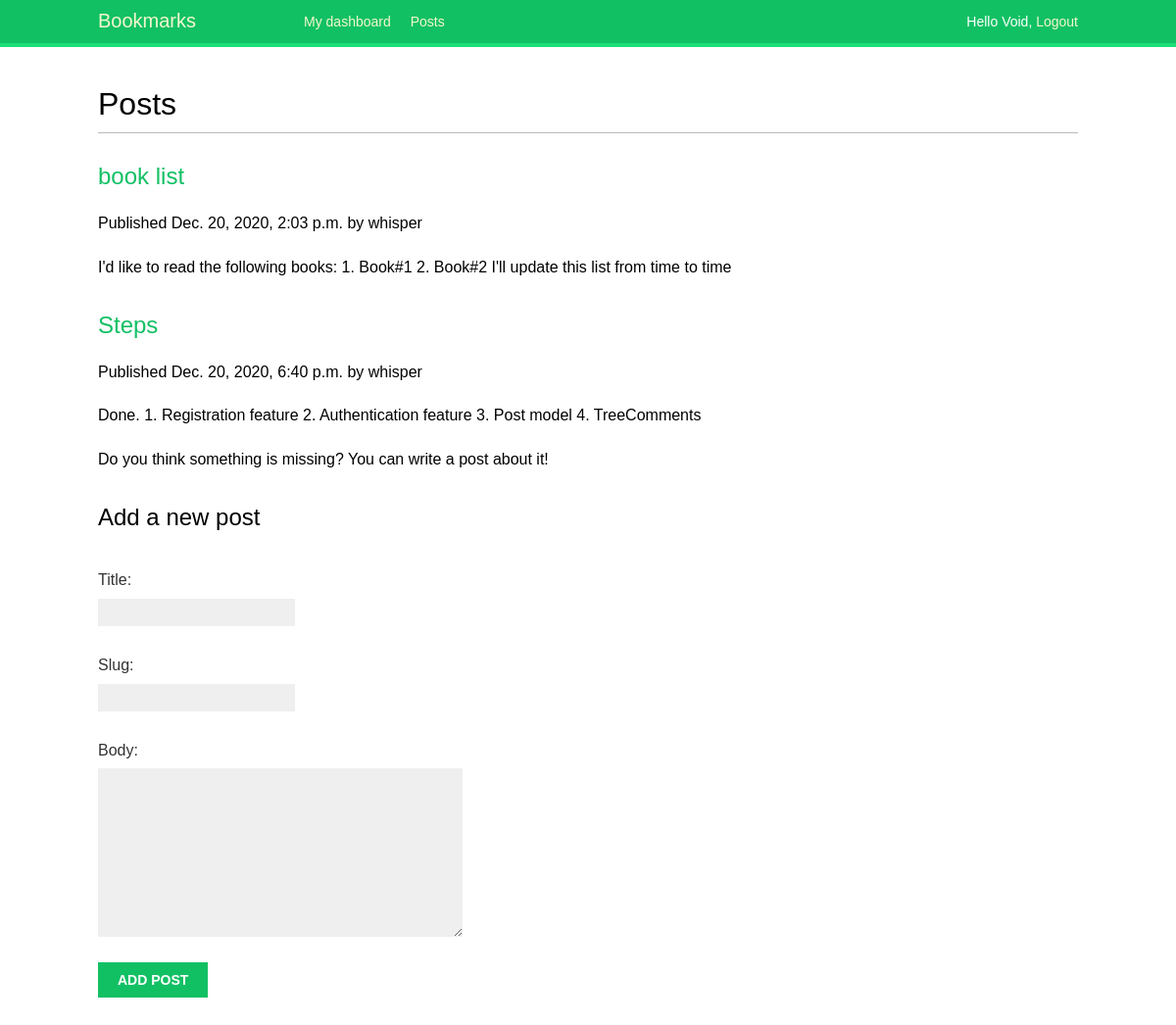
Page /account/posts/ (signed in) on the committed database.
### account/models.py (models this page shows)
class Post(models.Model):
    STATUS_CHOICES = (
        ('draft', 'Draft'),
        ('published', 'Published'),
    )
    title = models.CharField(max_length=250)
    slug = models.SlugField(max_length=250,
                            unique_for_date='publish')
    author = models.ForeignKey(User,    #model of the Django authentication system
                               on_delete=models.CASCADE,
                               related_name='bookmark_posts')
    body = models.TextField()
    publish = models.DateTimeField(default=timezone.now)
    created = models.DateTimeField(auto_now_add=True)
    updated = models.DateTimeField(auto_now=True)
    status = models.CharField(max_length=10,
                              choices=STATUS_CHOICES,
                              default='draft')
    objects = models.Manager() # The default manager.
    published = PublishedManager() # Our custom manager.

### account/views.py (the view)
# urls.py: path('posts/', views.post_list, name='post_list'),
@login_required
def post_list(request):
    posts = Post.published.all()
    new_post = None
    if request.method == 'POST':
        post_form = PostForm(data=request.POST)
        if post_form.is_valid():
            new_post = post_form.save(commit=False)
            new_post.author = request.user
            new_post.save()
    else:
        post_form = PostForm()
    return render(request,
                  'account/post/list.html',
                  {'posts': posts,
                   'new_post': new_post,
                   'post_form': post_form})

### account/forms.py
class PostForm(forms.ModelForm):
	class Meta:
		model = Post
		fields = ('title', 'slug', 'body')

### account/models.py (called while the page is built)
    def get_queryset(self):
        return super(PublishedManager, self).\
                 get_queryset().filter(status='published')

### account/templates/account/post/list.html (shortened to what this page needs)
{% extends "base.html" %}
{% block content %}
	<h1>Posts</h1>
	{% for post in posts %}
		<h2>
			<a href='{% url "post_detail" post.publish.year post.publish.month post.publish.day post.slug %}'>
				{{ post.title }}
			</a>
		</h2>
		<p class="date">
			Published {{ post.publish }} by {{ post.author }}
		</p>
		{{ post.body|truncatewords:30|linebreaks }}
	{% endfor %}
	<p> Do you think something is missing? You can write a post about it! </p>
	{% if new_post %}
        <h2>Your post has been successfully sent to moderation.</h2>
    {% else %}
        <h2>Add a new post</h2>
        <form method="post">
            {{ post_form.as_p }}
            <p><input type="submit" value="Add post"></p>
        </form>
    {% endif %}
{% endblock %}

### account/templates/base.html (shortened to what this page needs)
{% load static %}
<!DOCTYPE html>
<html>
<head>
	<link href='{% static "css/base.css" %}' rel="stylesheet">
</head>
<body>
	<div id="header">
		<span class="logo">Bookmarks</span>
		{% if request.user.is_authenticated %}
			<ul class="menu">
				<li {% if section == "dashboard" %}class="selected"{% endif %}>
					<a href='{% url "dashboard" %}'>My dashboard</a>
				</li>
				<li {% if section == "posts" %}class="selected"{% endif %}>
					<a href='{% url "post_list" %}'>Posts</a>
				</li>
			</ul>
		{% endif %}
		<span class="user">
			{% if request.user.is_authenticated %}
				Hello {{ request.user.first_name }},
				<a href='{% url "logout" %}'>Logout</a>
			{% else %}
				<a href='{% url "login" %}'>Log-in</a>
			{% endif %}
		</span>
	</div>
	<div id="content">
		{% block content %}
		{% endblock %}
	</div>
</body>
</html>

### account/static/css/base.css (style rules this page uses)
body { margin:0; padding:0; font-family:helvetica, sans-serif; }
p { line-height: 1.8; }
a { color:#12c064; text-decoration:none; }
h1, h2, h3, h4, h5 , h6 { font-family: 'Muli', sans-serif; font-weight:normal; }
h1 { border-bottom:1px solid #bbb; padding:0 0 10px 0; margin:10px 0 20px 0; }
h2 { margin:30px 0 20px; }
#header { padding:10px 100px; font-size:14px; background:#12c064; color:#fff; border-bottom:4px solid #1cdf78; overflow:auto; }
#header .logo { font-family: 'Muli', sans-serif; float:left; color:#f3f7cc; font-size:20px; margin-right:10%; }
#header ul.menu { list-style:none; float:left; margin:0; padding:0; }
#header ul.menu li { float:left; padding:4px 10px; }
#header a { color:#f3f7cc; }
#header .user { float:right; padding-top:4px; }
#content { padding:30px 100px; }
form { overflow:auto; }
form p { width:100%; overflow:auto; }
label { float:left; clear:both; color:#333; margin-bottom:4px; }
input, textarea { clear:both; float:left; margin:0 0 10px; background:#efefef; border:0; padding:6px 10px; font-size:14px; }
input[type=submit], a.button { font-weight:bold; background:#12c064; color:#fff; padding:10px 20px; font-size:14px; text-transform:uppercase; }

### rows in the picture
Post: title "book list", publish "Dec. 20, 2020, 2:03 p.m.", author "whisper", body "I'd like to read the following books: 1. Book#1 2. Book#2 I'll update this list from time to time"
Post: title "Steps", publish "Dec. 20, 2020, 6:40 p.m.", author "whisper", body "Done. 1. Registration feature 2. Authentication feature 3. Post model 4. TreeComments"

### other values in the picture
{{ request.user.first_name }} "Void"
